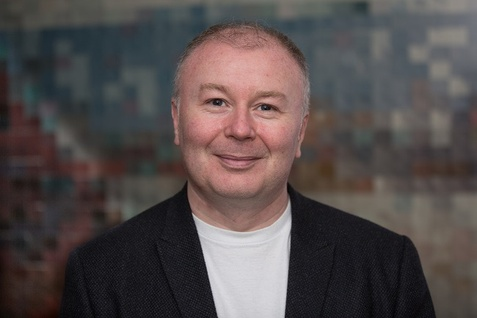
#> input picture img.jpg, 477 x 318 px, shrunk from 650 x 433 before the run
$ jupyter execute --allow-errors 'Images - Demo.ipynb'   (shell and % lines are left out)
#> lines starting #> are read from the running program, lines starting #| are printed output that depends on the picture
# Computer Vision

## Manipulating Images

### Load an Image

[cell 1]
from matplotlib.pyplot import imshow
from PIL import Image
import numpy as np
import skimage.color as sc


i = np.array(Image.open('img.jpg'))
#> i is the input picture: shape (318, 477, 3); mean R, G, B 84.2, 75.9, 75.5
imshow(i)

### Examine Numerical Properties of the Image

[cell 2]
type(i)

[cell 3]
i.dtype

[cell 4]
i.shape
#> Out = (318, 477, 3)

[cell 5]
i_mono = sc.rgb2gray(i)
imshow(i_mono, cmap='gray')
i_mono.shape
#> Out = (318, 477)

### View Pixel Value Distributions
Plot a histogram

[cell 6]
def im_hist(img):
    import matplotlib.pyplot as plt
    fig = plt.figure(figsize=(8, 6))
    fig.clf()
    ax = fig.gca()
    ax.hist(img.flatten(), bins = 256)
    plt.show()
#> figure, not shown here; tallest bar 1962 high, from x = 0.0903 to 0.0937

im_hist(i_mono)

Plot a cumulative histogram

[cell 7]
def im_cdf(img):
    import matplotlib.pyplot as plt
    fig = plt.figure(figsize=(8, 6))
    fig.clf()
    ax = fig.gca()
    ax.hist(img.flatten(), bins = 256, cumulative=True)
    plt.show()
#> figure, not shown here; tallest bar 151686 high, from x = 0.866 to 0.869

im_cdf(i_mono)

### Equalize the Image
Use skimage library to equalize the image.

[cell 8]
from skimage import exposure

i_eq = exposure.equalize_hist(i_mono)
imshow(i_eq, cmap='gray')

View the histogram and CDF plots:

[cell 9]
im_hist(i_eq)
im_cdf(i_eq)
#> in im_cdf (call 2), `plt.show()`:
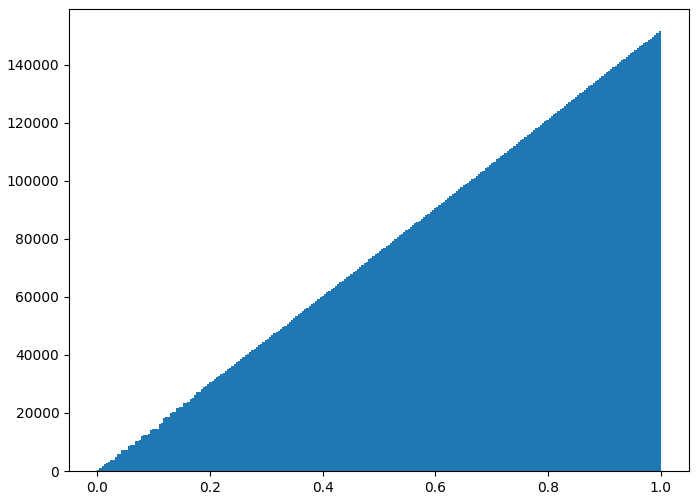
#> figure drawn by matplotlib, 1 panel; tallest bar 151686 high, from x = 0.996 to 1

## Denoising with Filters

### Add Noise

[cell 10]
import skimage
i_n = skimage.util.random_noise(i_eq)
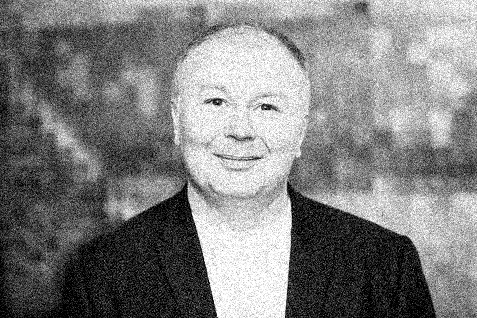
#> i_n: shape (318, 477) float64; min 0, max 1, mean 0.503
imshow(i_n, cmap="gray")

### Use a Gaussian Filter

[cell 11]
def gauss_filter(im, sigma = 10):
#> called with sigma = 10
    from scipy.ndimage.filters import gaussian_filter as gf
    import numpy as np
    return gf(im, sigma = sigma)
i_g = gauss_filter(i_n)
imshow(i_g, cmap="gray")

### Use a Median Filter

[cell 12]
def med_filter(im, size = 10):
#> called with size = 10
    from scipy.ndimage.filters import median_filter as mf
    import numpy as np
    return mf(im, size = size)
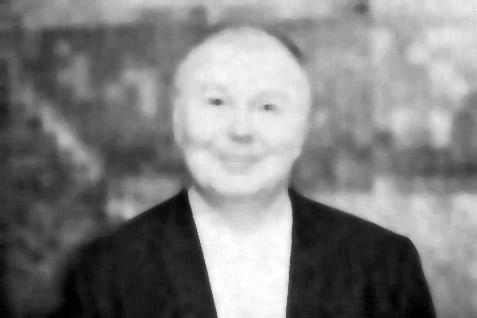
#> returned value: shape (318, 477) float64; min 0, max 1, mean 0.506
i_m = med_filter(i_n)
imshow(i_m, cmap="gray")

### Extract Features

#### Sobel Edge Detection

[cell 13]
def edge_sobel(image):
    from scipy import ndimage
    import skimage.color as sc
    import numpy as np
    image = sc.rgb2gray(image) # Convert color image to gray scale
    dx = ndimage.sobel(image, 1)  # horizontal derivative
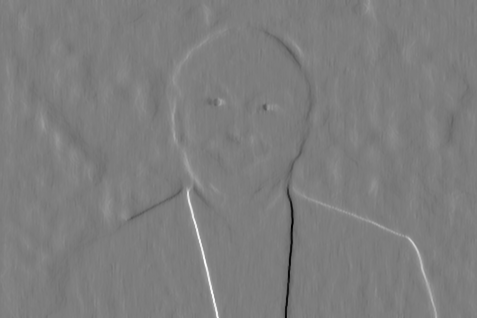
#> dx: shape (318, 477) float64; min -2.43, max 2.5, mean 0.00768; drawn with min black and max white
    dy = ndimage.sobel(image, 0)  # vertical derivative
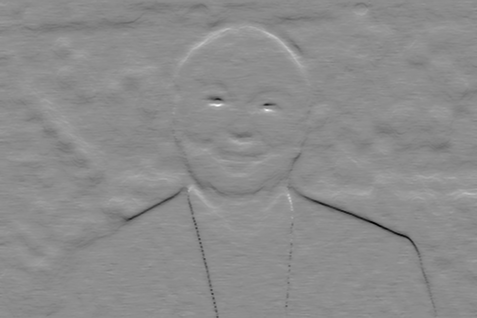
#> dy: shape (318, 477) float64; min -1.8, max 1.44, mean -0.0125; drawn with min black and max white
    mag = np.hypot(dx, dy)  # magnitude
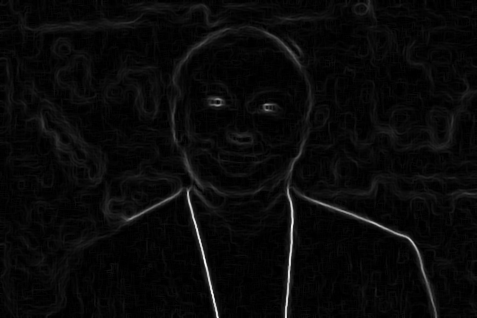
#> mag: shape (318, 477) float64; min 0, max 2.61, mean 0.1; drawn with min black and max white
    mag *= 255.0 / np.amax(mag)  # normalize (Q&D)
    mag = mag.astype(np.uint8)
    return mag

i_edge = edge_sobel(i_m)
imshow(i_edge, cmap="gray")

#### Harris Corner Detection

[cell 14]
def corner_harr(im, min_distance = 10):
#> called with min_distance = 10
    from skimage.feature import corner_harris, corner_peaks
    mag = corner_harris(im)
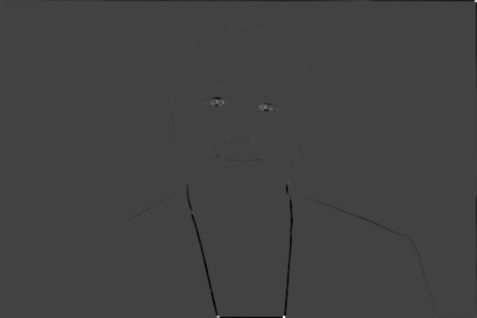
#> mag: shape (318, 477) float64; min -2.15, max 6.06, mean -0.011; drawn with min black and max white
    return corner_peaks(mag, min_distance = min_distance)

harris = corner_harr(i_eq, 10)
#> harris = 202 pairs, first value 10 to 306, second value 14 to 464


def plot_harris(im, harris, markersize = 20, color = 'red'):
    import matplotlib.pyplot as plt
    import numpy as np
    fig = plt.figure(figsize=(6, 6))
    fig.clf()
    ax = fig.gca()
    ax.imshow(np.array(im).astype(float), cmap="gray")
    ax.plot(harris[:, 1], harris[:, 0], 'r+', color = color, markersize=markersize)
    return 'Done'

plot_harris(i_eq, harris)
#> Out = 'Done'
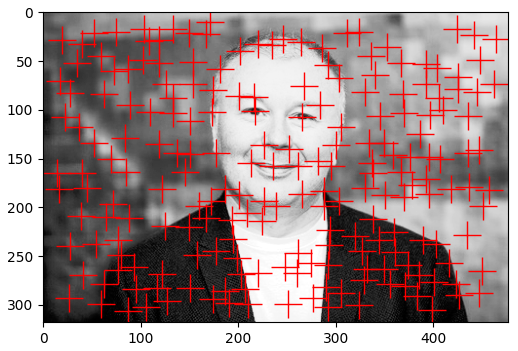
#> figure drawn by matplotlib, 1 panel

The corner detection algorithm has identified the eyes in the image.

## Image Classification

### Custom Vision API
https://www.customvision.ai/projects

[cell 15]
# Install the Custom Vision SDK

[cell 16]
PREDICTION_KEY = 'a7ee1d772cfe4942b5f258fca682a166'
ENDPOINT='https://computervisionbauer13.cognitiveservices.azure.com/'
PROJECT_ID = 'computervisionbauer13'

[cell 17]
from azure.cognitiveservices.vision.customvision.prediction import CustomVisionPredictionClient

import matplotlib.pyplot as plt
from PIL import Image
import requests
from io import BytesIO

# Use two test images
test_img1_url = 'http://www.pachd.com/free-images/food-images/apple-01.jpg'
test_img2_url = 'http://www.pachd.com/free-images/food-images/carrot-02.jpg'

# Create an instance of the prediction service
#> (the rest of this cell did not finish here and is left out)

## Use the Computer Vision API
https://portal.azure.com.

[cell 18]
visionURI = 'computervisionbauer13.cognitiveservices.azure.com'
visionKey = 'a7ee1d772cfe4942b5f258fca682a166'

### Get An Image from a URL

[cell 19]
from matplotlib.pyplot import imshow
from PIL import Image
import requests
from io import BytesIO

img_url = 'https://raw.githubusercontent.com/MicrosoftLearning/AI-Introduction/master/files/graeme2.jpg'

# Get the image and show it
#> (the rest of this cell did not finish here and is left out)

### Use the Computer Vision API to Get Image Features

[cell 20]
def get_image_features(img_url):
    import http.client, urllib.request, urllib.parse, urllib.error, base64, json

    headers = {
        # Request headers.
        'Content-Type': 'application/json',
        'Ocp-Apim-Subscription-Key': visionKey,
    }

    params = urllib.parse.urlencode({
        # Request parameters. All of them are optional.
        'visualFeatures': 'Categories,Description,Color',
        'language': 'en',
    })

    body = "{'url':'" + img_url + "'}"

    try:
        # Execute the REST API call and get the response.
        conn = http.client.HTTPSConnection(visionURI)
        conn.request("POST", "/vision/v1.0/analyze?%s" % params, body, headers)
        response = conn.getresponse()
        data = response.read().decode("UTF-8")

        # 'data' contains the JSON response.
        parsed = json.loads(data)
        if response is not None:
            return parsed
        conn.close()


    except Exception as e:
        print('Error:')
        print(e)

jsonData = get_image_features(img_url)
#> (the rest of this cell did not finish here and is left out)

Get the full response

[cell 21]
# View the full details returned
import http.client, urllib.request, urllib.parse, urllib.error, base64, json
print (json.dumps(jsonData, sort_keys=True, indent=2))

Let's try with a different image:

[cell 22]
img_url = 'https://github.com/MarcoBauer72/AI/blob/master/Marco1.jpg?raw=true'

# Get the image and show it
response = requests.get(img_url)
img = Image.open(BytesIO(response.content))
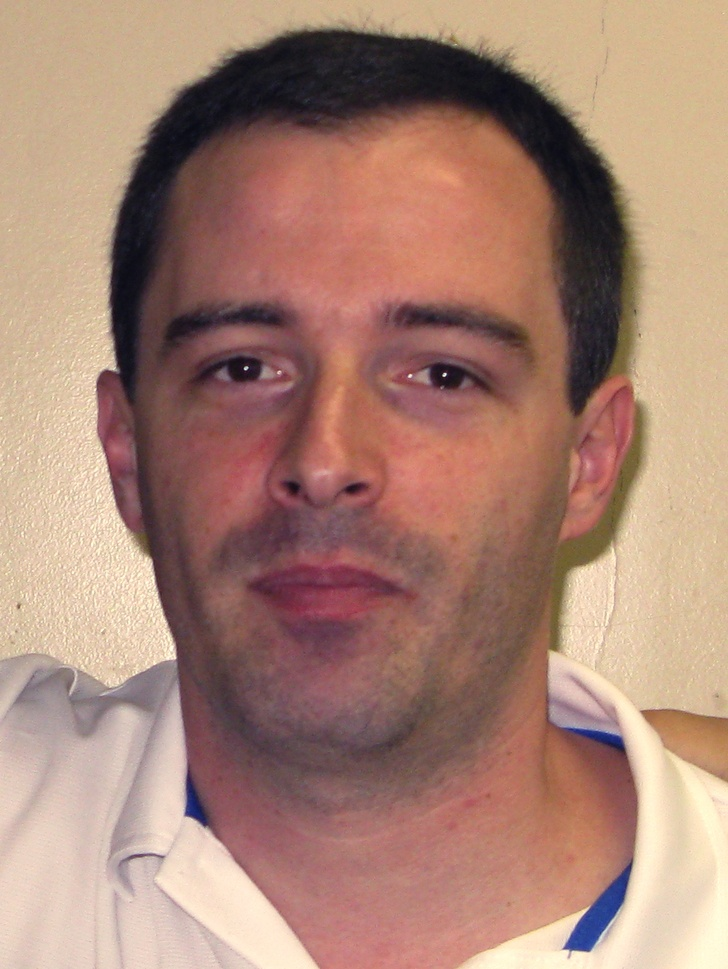
#> input picture Marco1.jpg, 728 x 969 px, shrunk from 992 x 1320 before the run, found by its file name
#> img is the input picture: PIL image 728x969 RGB; mean R, G, B 168.7, 131.8, 116.7
imshow(img)
jsonData = get_image_features(img_url)
#> (the rest of this cell did not finish here and is left out)

## Using the Face API

### Create a Face API Service
https://portal.azure.com.

[cell 23]
faceURI = "https://facerecobauer13.cognitiveservices.azure.com/face/v1.0/"
faceKey = "2d15b3cd8f9647aeb1e04b44134163ed"

Install the Face SDK package. This makes it easier to work with.

Detect a face in an image:

[cell 24]
import requests
from io import BytesIO
from matplotlib.pyplot import imshow
from PIL import Image, ImageDraw
import cognitive_face as CF

# Set URI and Key
CF.Key.set(faceKey)
#> (this line was passed over: cognitive_face is not available in this run)
CF.BaseUrl.set(faceURI)
#> (this line was passed over: cognitive_face is not available in this run)

# Detect faces in an image
img_url = 'https://github.com/MarcoBauer72/AI/blob/master/Marco1.jpg?raw=true'
#> (the rest of this cell did not finish here and is left out)

Compare with another image

[cell 25]
# Get the image to compare
img2_url = 'https://github.com/MarcoBauer72/AI/blob/master/BOZO.jpg?raw=true'
#> (the rest of this cell did not finish here and is left out)

And another?

[cell 26]
# Get the image to compare
img2_url = 'https://github.com/MarcoBauer72/AI/blob/master/Satya.jpg?raw=true'
response2 = requests.get(img2_url)
img2 = Image.open(BytesIO(response2.content))
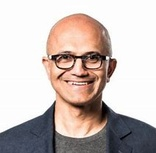
#> input picture Satya.jpg, 156 x 153 px, shrunk from 212 x 209 before the run, found by its file name
#> img2 is the input picture: PIL image 156x153 RGB; mean R, G, B 200.3, 188.3, 184.3

# Detect faces in a comparison image
#> (the rest of this cell did not finish here and is left out)
